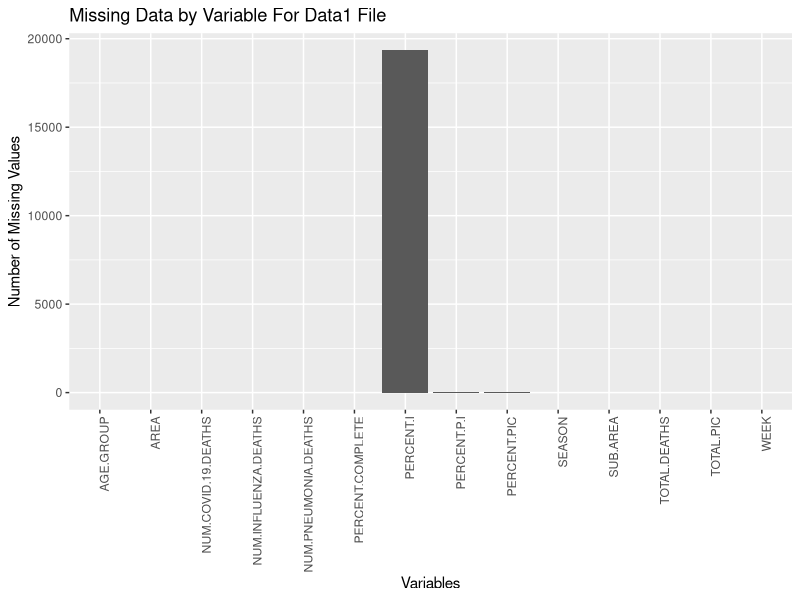
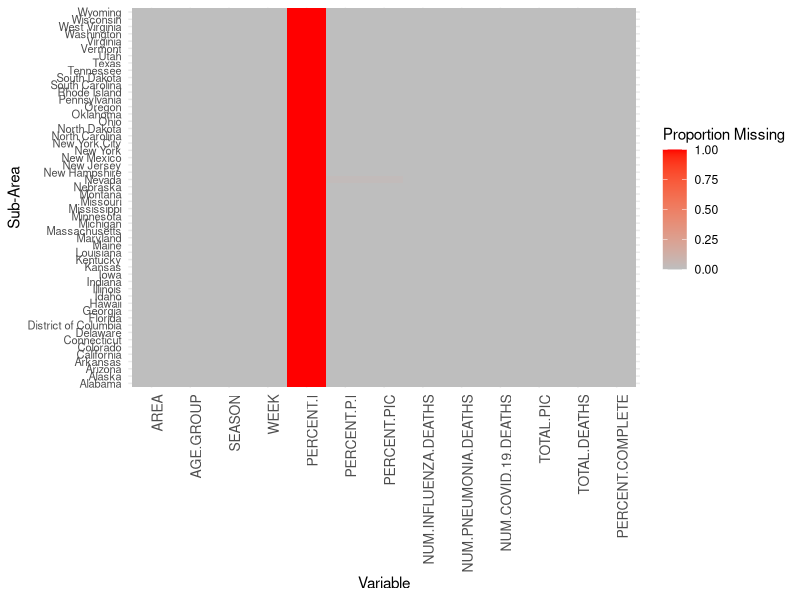
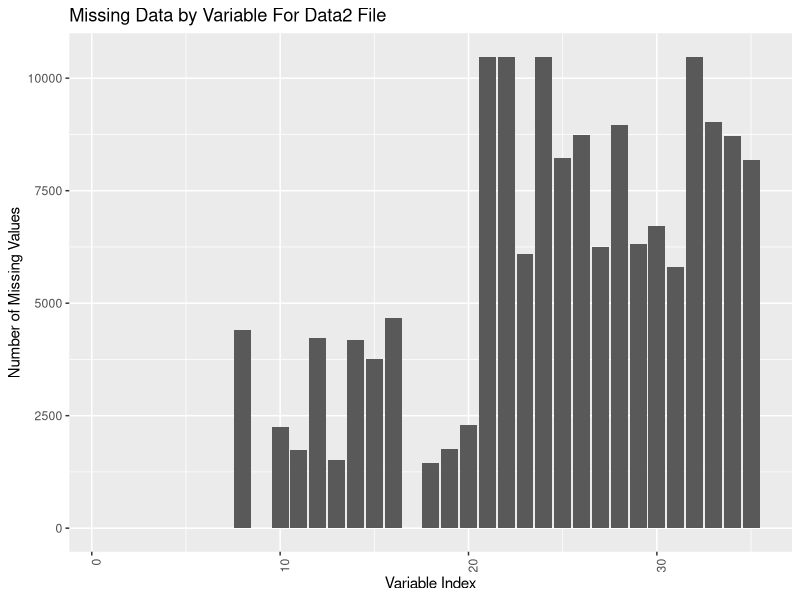
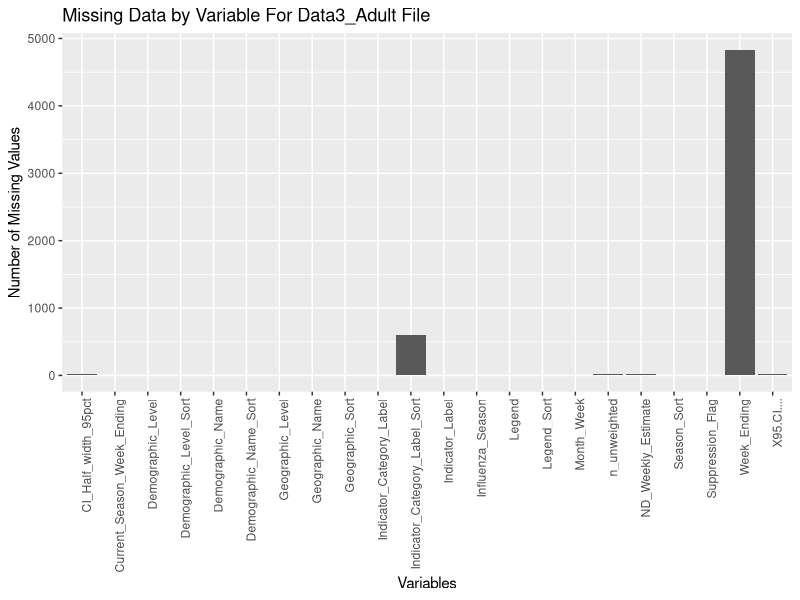
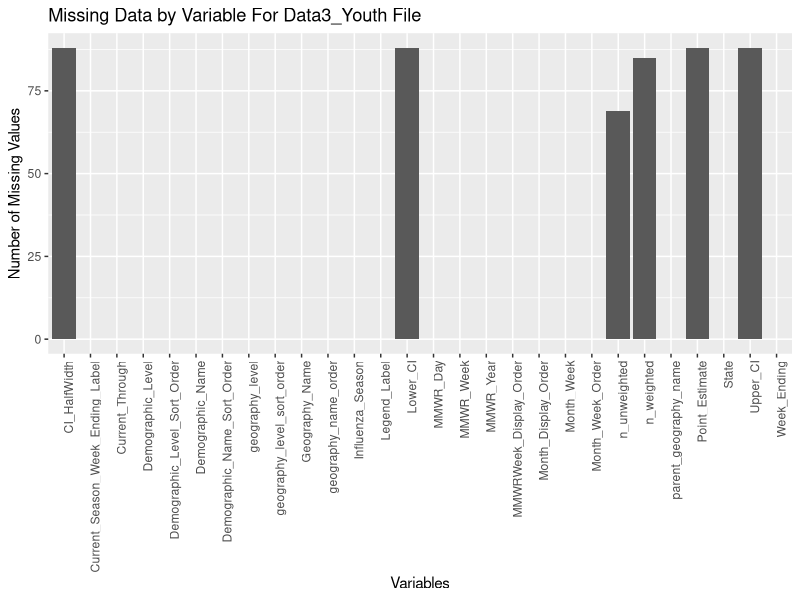
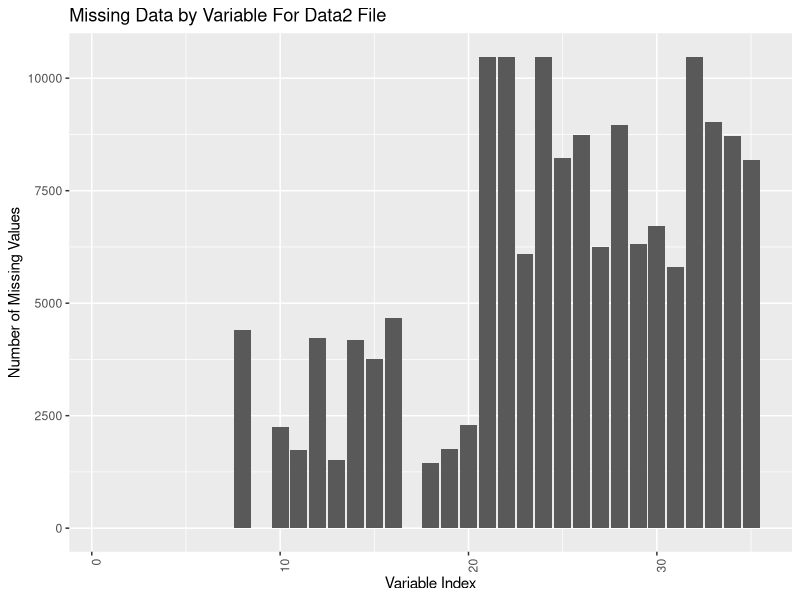

Write the R code that produced these figures, in order.
## ---- chunk 1
library(dplyr)
library(ggplot2)
library(dplyr)
library(reshape2)
library(gridExtra)
library(stringr)
## ---- chunk 2
df1 = read.csv('data/data1.csv')
df1_filter = df1 %>% select('SUB.AREA','SEASON','AGE.GROUP','WEEK','NUM.INFLUENZA.DEATHS','NUM.PNEUMONIA.DEATHS','NUM.COVID.19.DEATHS','TOTAL.DEATHS')
colnames(df1_filter) <- c('state','season','age_group','week','influenza','pneumonia','covid','total')
head(df1_filter)
## ---- chunk 3
df2 = read.csv('data/data2.csv')
df2_filter = df2 %>% select('MMWR.Year','MMWR.Week','All.Cause','Natural.Cause','Septicemia..A40.A41.','Malignant.neoplasms..C00.C97.','Diabetes.mellitus..E10.E14.','Alzheimer.disease..G30.','Influenza.and.pneumonia..J09.J18.','Chronic.lower.respiratory.diseases..J40.J47.','Other.diseases.of.respiratory.system..J00.J06.J30.J39.J67.J70.J98.','Nephritis..nephrotic.syndrome.and.nephrosis..N00.N07.N17.N19.N25.N27.','Symptoms..signs.and.abnormal.clinical.and.laboratory.findings..not.elsewhere.classified..R00.R99.','Diseases.of.heart..I00.I09.I11.I13.I20.I51.','Cerebrovascular.diseases..I60.I69.','COVID.19..U071..Multiple.Cause.of.Death.','COVID.19..U071..Underlying.Cause.of.Death.')
colnames(df2_filter) <- c('year','week','all_cause','natural','septicemia','neoplasms','miabete','alzheimer','influenza/pneumonia','lower_respiratory','other_respiratory','nephritis','abnormal','heart','cerebrovascular','covid_nultiple','covid_underlying')
head(df2_filter)
## ---- chunk 4
df3_youth = read.csv('data/data3_youth.csv')
df3_adult = read.csv('data/data3_adult.csv')
df3_youth_filter = df3_youth %>% select('Geography_Name','Demographic_Name','Month_Week','n_unweighted','n_weighted','Influenza_Season','Legend_Label') %>% filter(Geography_Name !='National')
df3_adult_filter = df3_adult %>% select('Geographic_Name','Demographic_Name','Month_Week','n_unweighted','Influenza_Season','Legend') %>% filter(Geographic_Name !='National') %>% filter(!str_detect(Geographic_Name,'Region'))
colnames(df3_youth_filter) <- c('state','age','week','unweighted_death','weighted_death','season','legend')
colnames(df3_adult_filter) <- c('state','age','month','unweighted_death','season','legend')
head(df3_youth_filter)
head(df3_adult_filter)
## ---- chunk 5
data1 <- read.csv("data/data1.csv")

# Calculating the number of missing values per column
missing_values_counts <- colSums(is.na(data1))

# Creating a data frame for ggplot
missing_data_df <- data.frame(
  Variable = names(missing_values_counts),
  MissingValues = missing_values_counts
)
# Plotting the bar chart
ggplot(missing_data_df, aes(x = Variable, y = MissingValues)) +
  geom_bar(stat = "identity") +
  theme(axis.text.x = element_text(angle = 90, hjust = 1)) +
  labs(x = "Variables", y = "Number of Missing Values", title = "Missing Data by Variable For Data1 File")
# Create a new dataframe indicating if each value is missing
missing_values <- data1 %>% mutate(across(-SUB.AREA, is.na))

# Calculate the proportion of missing values by state for each variable
missing_values_proportion <- missing_values %>% 
  group_by(SUB.AREA) %>%
  summarise(across(everything(), ~ sum(., na.rm = TRUE) / n()))

# Reshape the data for the heatmap
long_format <- melt(missing_values_proportion, id.vars = 'SUB.AREA')

# Plot the heatmap
ggplot(long_format, aes(x = variable, y = SUB.AREA, fill = value)) +
  geom_tile() +
  scale_fill_gradient(low = "grey", high = "red") +
  labs(x = "Variable", y = "Sub-Area", fill = "Proportion Missing") +
  theme_minimal() +
  theme(
    axis.text.x = element_text(angle = 90, hjust = 1, size = 10),
    axis.text.y = element_text(size = 8))
## ---- chunk 6
data2 <- read.csv("data/data2.csv")

# Define a function to count missing values
count_missing <- function(x) {
  na_count <- sum(is.na(x))             # Count NA values
  blank_count <- sum(x == "", na.rm = TRUE) # Count blank strings, remove NA from count
  return(na_count + blank_count)
}

# Apply this function to every column in the dataframe
missing_counts <- sapply(data2, count_missing)
# Creating a data frame for ggplot
variable_indices <- 1:length(missing_counts)
missing_data_df1 <- data.frame(
  Variable = variable_indices,
  MissingValues = missing_counts
)

# Plotting the bar chart
ggplot(missing_data_df1, aes(x = Variable, y = MissingValues)) +
  geom_bar(stat = "identity") +
  theme(axis.text.x = element_text(angle = 90, hjust = 1)) +
  labs(x = "Variable Index", y = "Number of Missing Values", title = "Missing Data by Variable For Data2 File")
ggsave('data2missing.png')
## ---- chunk 7
data3_adult <- read.csv("data/data3_adult.csv")
data3_youth <- read.csv("data/data3_youth.csv")

# Define a function to count missing values
count_missing <- function(x) {
  na_count <- sum(is.na(x))             # Count NA values
  blank_count <- sum(x == "", na.rm = TRUE) # Count blank strings, remove NA from count
  return(na_count + blank_count)
}

# Apply this function to every column in the dataframe
missing_counts3a <- sapply(data3_adult, count_missing)
missing_counts3y <- sapply(data3_youth, count_missing)
# Creating a data frame for ggplot
missing_data_df3a <- data.frame(
  Variable = names(missing_counts3a),
  MissingValues = missing_counts3a
)

# Plotting the bar chart
ggplot(missing_data_df3a, aes(x = Variable, y = MissingValues)) +
  geom_bar(stat = "identity") +
  theme(axis.text.x = element_text(angle = 90, hjust = 1)) +
  labs(x = "Variables", y = "Number of Missing Values", title = "Missing Data by Variable For Data3_Adult File")
# Creating a data frame for ggplot
missing_data_df3y <- data.frame(
  Variable = names(missing_counts3y),
  MissingValues = missing_counts3y
)

# Plotting the bar chart
ggplot(missing_data_df3y, aes(x = Variable, y = MissingValues)) +
  geom_bar(stat = "identity") +
  theme(axis.text.x = element_text(angle = 90, hjust = 1)) +
  labs(x = "Variables", y = "Number of Missing Values", title = "Missing Data by Variable For Data3_Youth File")
